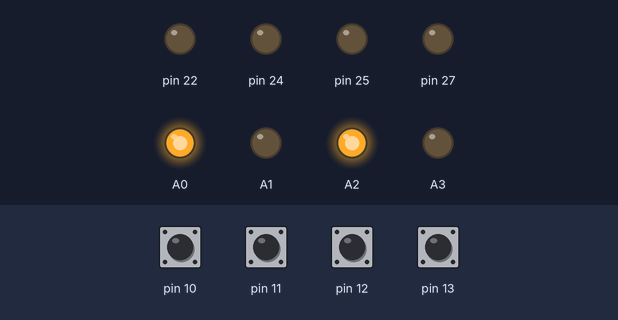
Bench run of a program on a simulated Arduino Mega 2560, built with avr-gcc and run on an emulated ATmega2560. Parts: output pins drawn as LEDs (lit = HIGH). Inputs (shaded band) come from the test bench; at power-on: pin 10–13 HIGH.

Above: at 3.2 s.
3.3 s: pin 12 pulled LOW for 0.15 s
At 5.8 s:
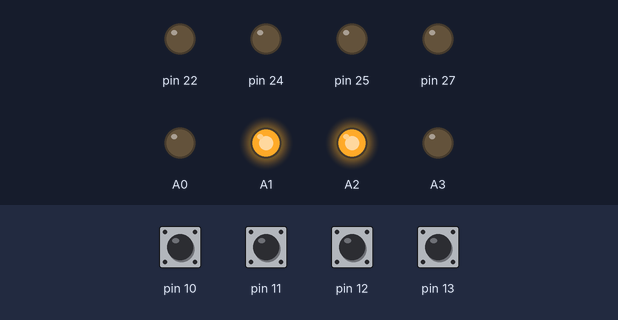
6.4 s: pin 10 pulled LOW for 0.15 s
At 8.5 s:
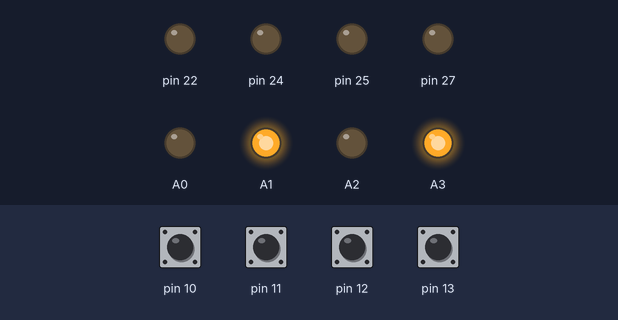
8.9 s: pin 11 pulled LOW for 0.15 s
At 9.7 s:
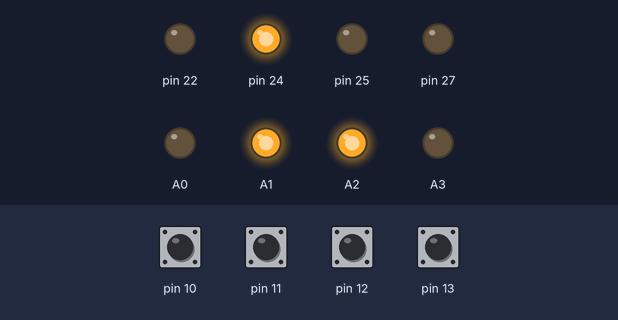
11.4 s: pin 10 pulled LOW for 1 s
At 12.2 s:
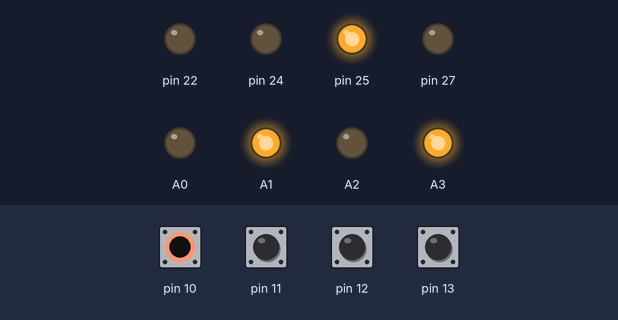
Timing chart, 0 to 14.4 s (numbered marks = the images above; inputs shaded):
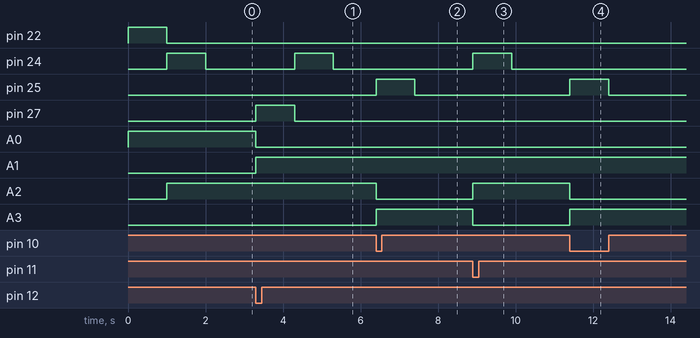

The program:

main.cpp
```cpp
#include <Arduino.h>
#include "Switch.h"
#include "Direction.h"

/*Declarations*/
Switch* switch1;
Switch* switch2;
Switch* switch3;
Switch* switch4;
Switch* switch5;
Switch* switch6;
Switch* switch7;
Switch* switch8;
Switch* switch9;
Switch* switch10;

void setup()
{
    /*Initializations*/
    switch1 = new Switch(A0, A1, 22, 27, 13, 12, RIGHT);
    switch2 = new Switch(A2, A3, 24, 25, 11, 10, RIGHT);
    //switch1 = new Switch(A0, A1, 13, 12, 22, 23, RIGHT);
    //switch2 = new Switch(A2, A3, 11, 10, 24, 25, RIGHT);
    /*switch3 = new Switch(A4, A5, 9, 8, 26, 27, RIGHT);
    switch4 = new Switch(A6, A7, 7, 6, 28, 29, RIGHT);
    switch5 = new Switch(A8, A9, 5, 4, 30, 31, RIGHT);
    switch6 = new Switch(A10, A11, 3, 2, 32, 33, RIGHT);
    switch7 = new Switch(A12, A13, 14, 15, 34, 35, RIGHT);
    switch8 = new Switch(A14, A15, 16, 17, 36, 37, RIGHT);
    switch9 = new Switch(52, 50, 18, 19, 38, 39, RIGHT);
    switch10 = new Switch(53, 51, 20, 21, 40, 41, RIGHT);*/

    switch1->AddRight(switch2, LEFT);
    switch1->AddLeft(switch2, RIGHT);

    /*switch2->AddRight(switch6, LEFT);
    switch2->AddLeft(switch6, RIGHT);

    switch3->AddRight(switch5, LEFT);
    switch3->AddLeft(switch5, RIGHT);
    switch3->AddLeft(switch4, LEFT);

    switch7->AddRight(switch10, LEFT);
    switch7->AddLeft(switch10, RIGHT);

    switch8->AddRight(switch9, LEFT);
    switch8->AddLeft(switch9, RIGHT);*/


}

void loop()
{
    /*Check button press*/
    switch1->CheckButtonPress();
    switch2->CheckButtonPress();
    /*switch3->CheckButtonPress();
    switch4->CheckButtonPress();
    switch5->CheckButtonPress();
    switch6->CheckButtonPress();
    switch7->CheckButtonPress();
    switch8->CheckButtonPress();
    switch9->CheckButtonPress();
    switch10->CheckButtonPress();*/
}
```

Direction.h
```cpp
#ifndef DIRECTION_H
#define DIRECTION_H
enum DIRECTION
{
    RIGHT = 0,
    LEFT = 1
};

#endif
```

Switch.h
```cpp
#ifndef SWITCH_CLASS_H
#define SWITCH_CLASS_H

#include "Direction.h"
#include <Arduino.h>

#define MAX_EVENT_SWITCHES 2

class Switch
{
public:
    Switch(uint8_t rightLed, uint8_t leftLed, uint8_t rightRelay, uint8_t leftRelay, uint8_t rightButton, uint8_t leftButton, DIRECTION defaultDirection);
    void AddRight(Switch* _switch, DIRECTION Direction);
    void AddLeft(Switch* _switch, DIRECTION Direction);
    void Set(DIRECTION direction);
    void CheckButtonPress();
private:
    uint8_t rightLed;
    uint8_t leftLed;
    uint8_t rightRelay;
    uint8_t leftRelay;
    uint8_t rightButton;
    uint8_t leftButton;
    DIRECTION defaultDirection;
    Switch* rightSwitches[MAX_EVENT_SWITCHES];
    DIRECTION rightSwitchesDirection[MAX_EVENT_SWITCHES];
    uint8_t rightSwitchesSize = 0;
    Switch* leftSwitches[MAX_EVENT_SWITCHES];
    DIRECTION leftSwitchesDirection[MAX_EVENT_SWITCHES];
    uint8_t leftSwitchesSize = 0;

    unsigned long lastButtonPress = 0;
};

#endif
```

Switch.cpp
```cpp
#ifndef SWITCH_CLASS_CPP
#define SWITCH_CLASS_CPP

#include "Switch.h"
void setRelay(uint8_t);

Switch::Switch(uint8_t rightLed, uint8_t leftLed, uint8_t rightRelay, uint8_t leftRelay, uint8_t rightButton, uint8_t leftButton, DIRECTION defaultDirection) : rightLed(rightLed), leftLed(leftLed), rightRelay(rightRelay), leftRelay(leftRelay), rightButton(rightButton), leftButton(leftButton), defaultDirection(defaultDirection)
{
    pinMode(rightLed, OUTPUT);
    pinMode(leftLed, OUTPUT);
    pinMode(rightRelay, OUTPUT);
    pinMode(leftRelay, OUTPUT);
    pinMode(rightButton, INPUT_PULLUP);
    pinMode(leftButton, INPUT_PULLUP);
    digitalWrite(rightRelay, LOW);
    digitalWrite(leftRelay, LOW);
    Set(defaultDirection);
}

void Switch::AddRight(Switch* _switch, DIRECTION direction)
{
    if (rightSwitchesSize < MAX_EVENT_SWITCHES)
    {
        rightSwitches[rightSwitchesSize] = _switch;
        rightSwitchesDirection[rightSwitchesSize] = direction;
        ++rightSwitchesSize;
    }
}

void Switch::AddLeft(Switch* _switch, DIRECTION direction)
{
    if (leftSwitchesSize < MAX_EVENT_SWITCHES)
    {
        leftSwitches[leftSwitchesSize] = _switch;
        leftSwitchesDirection[leftSwitchesSize] = direction;
        ++leftSwitchesSize;
    }
}

void Switch::Set(DIRECTION direction)
{
    if (direction == RIGHT)
    {
        digitalWrite(rightLed, HIGH);
        digitalWrite(leftLed, LOW);
        setRelay(rightRelay);
    }
    else
    {
        digitalWrite(rightLed, LOW);
        digitalWrite(leftLed, HIGH);
        setRelay(leftRelay);
    }

}

void Switch::CheckButtonPress()
{
    Serial.println("lastbuttonpress: " + String(lastButtonPress));
    Serial.println("millis + 500: " + String(millis() + 500));
    //check if in the last half second was a button press on this switch
    if (lastButtonPress < millis() + 500)
    {
        if (digitalRead(rightButton) == LOW)
        {
            Serial.println("right button press");
            //right button got pressed
            //set this switch to right
            Set(RIGHT);
            //set all switches in the array to the desired direction
            for (int i = 0; i < rightSwitchesSize; ++i)
            {
                rightSwitches[i]->Set(rightSwitchesDirection[i]);
            }
        }
        else if (digitalRead(leftButton) == LOW)
        {
            //left button got pressed
            //set this switch to left
            Set(LEFT);
            //set all switches in the array to the desired direction
            for (int i = 0; i < leftSwitchesSize; ++i)
            {
                leftSwitches[i]->Set(leftSwitchesDirection[i]);
            }
        }
        lastButtonPress = millis();
    }
}

void setRelay(uint8_t pin)
{
    digitalWrite(pin, HIGH);
    delay(1000);
    digitalWrite(pin, LOW);
}

#endif
```

Measured:
- after the input at 3.3 s, pin 24: LOW → HIGH after 1.0 s, → LOW 1.0 s later; pin 27: LOW → HIGH at once, → LOW 1.0 s later; A0: HIGH → LOW at once; A1: LOW → HIGH at once
- after the input at 6.4 s, pin 25: LOW → HIGH at once, → LOW 1.0 s later; A2: HIGH → LOW at once; A3: LOW → HIGH at once
- after the input at 8.9 s, pin 24: LOW → HIGH at once, → LOW 1.0 s later; A2: LOW → HIGH at once; A3: HIGH → LOW at once
- after the input at 11.4 s, pin 25: LOW → HIGH at once, → LOW 1.0 s later; A2: HIGH → LOW at once; A3: LOW → HIGH at once
